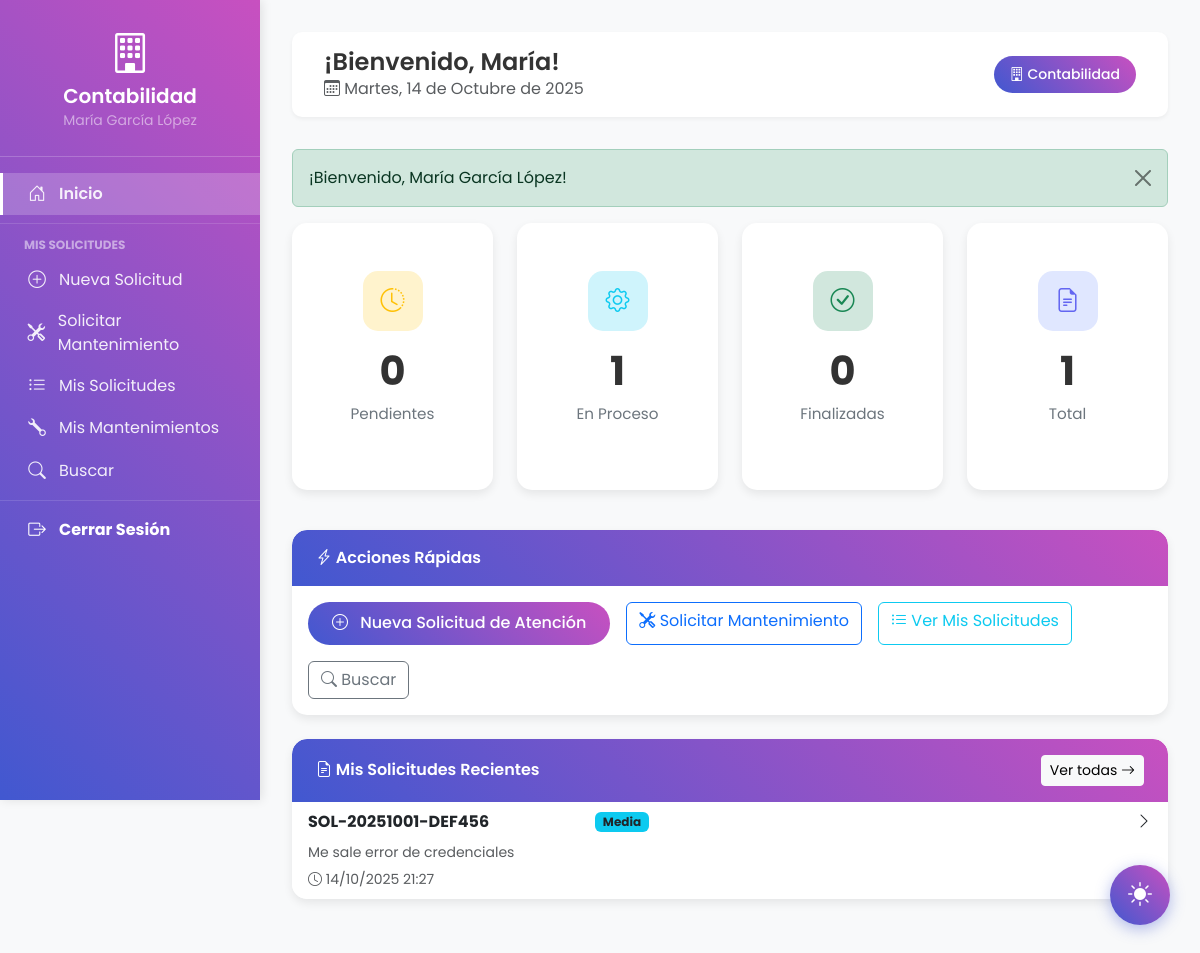
Page /dashboard/departamento.php (signed in) on the committed database.
### tables this page shows
CREATE TABLE solicitudes_atencion (
    id INT PRIMARY KEY AUTO_INCREMENT,
    folio VARCHAR(50) NOT NULL UNIQUE,
    usuario_id INT NOT NULL,
    departamento VARCHAR(50) NOT NULL,
    tipo_problema VARCHAR(100) NULL,
    asunto VARCHAR(255) NOT NULL,
    descripcion TEXT NOT NULL,
    prioridad ENUM('baja', 'media', 'alta', 'urgente') DEFAULT 'media',
    estado ENUM('pendiente', 'en_proceso', 'finalizada', 'cancelada') DEFAULT 'pendiente',
    tecnico_asignado INT NULL,
    observaciones_tecnico TEXT NULL,
    fecha_creacion DATETIME DEFAULT CURRENT_TIMESTAMP,
    fecha_actualizacion DATETIME DEFAULT CURRENT_TIMESTAMP ON UPDATE CURRENT_TIMESTAMP,
    fecha_finalizacion DATETIME NULL,
    FOREIGN KEY (usuario_id) REFERENCES usuarios(id),
    FOREIGN KEY (tecnico_asignado) REFERENCES usuarios(id),
    INDEX idx_folio (folio),
    INDEX idx_usuario (usuario_id),
    INDEX idx_departamento (departamento),
    INDEX idx_estado (estado),
    INDEX idx_fecha_creacion (fecha_creacion)
);

### dashboard/departamento.php (the view, shortened to what this page needs)
<?php
$nombre_usuario = $_SESSION['nombre_completo'];
$departamento = $_SESSION['departamento_nombre'];
$usuario_id = $_SESSION['usuario_id'];
$stats = [
    'pendientes' => 0,
    'en_proceso' => 0,
    'finalizadas' => 0,
    'total' => 0
];
try {
    $pdo = conectarDB();
    $stmt = $pdo->prepare("
        SELECT estado, COUNT(*) as total
        FROM solicitudes_atencion
        WHERE usuario_id = ?
        GROUP BY estado
    ");
    $stmt->execute([$usuario_id]);
    while ($row = $stmt->fetch()) {
        if ($row['estado'] == 'pendiente') {
            $stats['pendientes'] = $row['total'];
        } elseif ($row['estado'] == 'en_proceso') {
            $stats['en_proceso'] = $row['total'];
        } elseif ($row['estado'] == 'finalizada') {
            $stats['finalizadas'] = $row['total'];
        }
    }
    $stats['total'] = $stats['pendientes'] + $stats['en_proceso'] + $stats['finalizadas'];
    $stmt = $pdo->prepare("
        SELECT folio, descripcion, fecha_creacion, estado, prioridad
        FROM solicitudes_atencion
        WHERE usuario_id = ?
        ORDER BY fecha_creacion DESC
        LIMIT 5
    ");
    $stmt->execute([$usuario_id]);
    $solicitudes_recientes = $stmt->fetchAll();
} catch (Exception $e) {
    $solicitudes_recientes = [];
}
?>
<!DOCTYPE html>
<html lang="es">
<head>
    <link href="https://cdn.jsdelivr.net/npm/bootstrap@5.3.2/dist/css/bootstrap.min.css" rel="stylesheet">
    <link rel="stylesheet" href="https://cdn.jsdelivr.net/npm/bootstrap-icons@1.11.1/font/bootstrap-icons.css">
    <link rel="stylesheet" href="<?php echo URL_BASE; ?>assets/css/dashboard.css">
    <link rel="stylesheet" href="<?php echo URL_BASE; ?>assets/css/formularios.css">
</head>
<body>
    <div class="dashboard-container">
        <aside class="sidebar">
            <div class="sidebar-header">
                <i class="bi bi-building text-white fs-1 mb-2"></i>
                <h4><?php echo htmlspecialchars($departamento); ?></h4>
                <small class="text-white-50"><?php echo htmlspecialchars($nombre_usuario); ?></small>
            </div>
            <nav class="sidebar-nav">
                <ul class="nav flex-column">
                    <li class="nav-item">
                        <a class="nav-link active" href="<?php echo URL_BASE; ?>dashboard/departamento.php">
                            <i class="bi bi-house-door"></i> Inicio
                        </a>
                    </li>
                    <hr class="text-white-50 my-2">
                    <small class="text-white-50 px-3 fw-bold">MIS SOLICITUDES</small>
                    <li class="nav-item">
                        <a class="nav-link" href="#" data-bs-toggle="modal" data-bs-target="#modalNuevaSolicitud">
                            <i class="bi bi-plus-circle"></i> Nueva Solicitud
                        </a>
                    </li>
                    <li class="nav-item">
                        <a class="nav-link" href="<?php echo URL_BASE; ?>solicitudes/crear_mantenimiento.php">
                            <i class="bi bi-tools"></i> Solicitar Mantenimiento
                        </a>
                    </li>
                    <li class="nav-item">
                        <a class="nav-link" href="<?php echo URL_BASE; ?>solicitudes/listar.php">
                            <i class="bi bi-list-ul"></i> Mis Solicitudes
                        </a>
                    </li>
                    <li class="nav-item">
                        <a class="nav-link" href="<?php echo URL_BASE; ?>solicitudes/listar_mantenimientos.php">
                            <i class="bi bi-wrench"></i> Mis Mantenimientos
                        </a>
                    </li>
                    <li class="nav-item">
                        <a class="nav-link" href="<?php echo URL_BASE; ?>solicitudes/buscar.php">
                            <i class="bi bi-search"></i> Buscar
                        </a>
                    </li>
                    <hr class="text-white-50 my-3">
                    <li class="nav-item">
                        <a class="nav-link text-white fw-bold" href="<?php echo URL_BASE; ?>auth/logout.php">
                            <i class="bi bi-box-arrow-right"></i> Cerrar Sesión
                        </a>
                    </li>
                </ul>
            </nav>
        </aside>
        <main class="main-content">
            <div class="content-wrapper">
                <div class="top-navbar d-flex justify-content-between align-items-center">
                    <div>
                        <h2 class="welcome-text">¡Bienvenido, <?php echo htmlspecialchars(explode(' ', $nombre_usuario)[0]); ?>!</h2>
                        <p class="text-muted mb-0">
                            <i class="bi bi-calendar3"></i>
                            <?php echo obtener_fecha_actual_espanol(); ?>
                        </p>
                    </div>
                    <div class="user-info">
                        <span class="user-badge">
                            <i class="bi bi-building"></i>
                            <?php echo htmlspecialchars($departamento); ?>
                        </span>
                    </div>
                </div>
                <?php echo mostrar_alerta(); ?>
                <div class="row mb-4 fade-in">
                    <div class="col-md-3 mb-3">
                        <div class="card card-custom card-stats">
                            <div class="card-body">
                                <div class="icon-box icon-box-warning mx-auto mb-3">
                                    <i class="bi bi-clock-history"></i>
                                </div>
                                <h2 class="stats-number"><?php echo $stats['pendientes']; ?></h2>
                                <p class="stats-label">Pendientes</p>
                            </div>
                        </div>
                    </div>
                    <div class="col-md-3 mb-3">
                        <div class="card card-custom card-stats">
                            <div class="card-body">
                                <div class="icon-box icon-box-info mx-auto mb-3">
                                    <i class="bi bi-gear"></i>
                                </div>
                                <h2 class="stats-number"><?php echo $stats['en_proceso']; ?></h2>
                                <p class="stats-label">En Proceso</p>
                            </div>
                        </div>
                    </div>
                    <div class="col-md-3 mb-3">
                        <div class="card card-custom card-stats">
                            <div class="card-body">
                                <div class="icon-box icon-box-success mx-auto mb-3">
                                    <i class="bi bi-check-circle"></i>
                                </div>
                                <h2 class="stats-number"><?php echo $stats['finalizadas']; ?></h2>
                                <p class="stats-label">Finalizadas</p>
                            </div>
                        </div>
                    </div>
                    <div class="col-md-3 mb-3">
                        <div class="card card-custom card-stats">
                            <div class="card-body">
                                <div class="icon-box mx-auto mb-3" style="background: #e0e7ff; color: #6366f1;">
                                    <i class="bi bi-file-earmark-text"></i>
                                </div>
                                <h2 class="stats-number"><?php echo $stats['total']; ?></h2>
                                <p class="stats-label">Total</p>
                            </div>
                        </div>
                    </div>
                </div>
                <div class="row mb-4">
                    <div class="col-12">
                        <div class="card card-custom">
                            <div class="card-header">
                                <i class="bi bi-lightning-charge"></i> Acciones Rápidas
                            </div>
                            <div class="card-body">
                                <div class="d-flex flex-wrap gap-3">
                                    <a href="#" class="btn btn-gradient" data-bs-toggle="modal" data-bs-target="#modalNuevaSolicitud">
                                        <i class="bi bi-plus-circle"></i> Nueva Solicitud de Atención
                                    </a>
                                    <a href="<?php echo URL_BASE; ?>solicitudes/crear_mantenimiento.php" class="btn btn-outline-primary">
                                        <i class="bi bi-tools"></i> Solicitar Mantenimiento
                                    </a>
                                    <a href="<?php echo URL_BASE; ?>solicitudes/listar.php" class="btn btn-outline-info">
                                        <i class="bi bi-list-ul"></i> Ver Mis Solicitudes
                                    </a>
                                    <a href="<?php echo URL_BASE; ?>solicitudes/buscar.php" class="btn btn-outline-secondary">
                                        <i class="bi bi-search"></i> Buscar
                                    </a>
                                </div>
                            </div>
                        </div>
                    </div>
                </div>
                <div class="row">
                    <div class="col-12 mb-4">
                        <div class="card card-custom">
                            <div class="card-header d-flex justify-content-between align-items-center">
                                <span><i class="bi bi-file-earmark-text"></i> Mis Solicitudes Recientes</span>
                                <a href="<?php echo URL_BASE; ?>solicitudes/listar.php" class="btn btn-sm btn-light">
                                    Ver todas <i class="bi bi-arrow-right"></i>
                                </a>
                            </div>
                            <div class="card-body p-0">
                                <?php if (empty($solicitudes_recientes)): ?>
                                <div class="text-center py-5">
                                    <i class="bi bi-inbox fs-1 text-muted"></i>
                                    <p class="text-muted mt-3 mb-0">No tienes solicitudes</p>
                                    <a href="#" class="btn btn-gradient mt-3" data-bs-toggle="modal" data-bs-target="#modalNuevaSolicitud">
                                        <i class="bi bi-plus-circle"></i> Crear primera solicitud
                                    </a>
                                </div>
                                <?php else: ?>
                                <div class="list-group list-group-flush">
                                    <?php foreach ($solicitudes_recientes as $solicitud): ?>
                                    <a href="<?php echo URL_BASE; ?>solicitudes/ver.php?folio=<?php echo urlencode($solicitud['folio']); ?>"
                                       class="list-group-item list-group-item-action">
                                        <div class="d-flex justify-content-between align-items-start">
                                            <div class="flex-grow-1">
                                                <div class="d-flex align-items-center mb-2">
                                                    <strong class="me-3"><?php echo htmlspecialchars($solicitud['folio']); ?></strong>
                                                    <span class="badge badge-<?php echo $solicitud['estado']; ?>">
                                                    </span>
                                                    <span class="badge ms-2 <?php
                                                        if ($solicitud['prioridad'] == 'critica') echo 'bg-danger';
                                                        elseif ($solicitud['prioridad'] == 'alta') echo 'bg-warning text-dark';
                                                        elseif ($solicitud['prioridad'] == 'media') echo 'bg-info text-dark';
                                                        else echo 'bg-secondary';
                                                    ?>">
                                                        <?php echo ucfirst($solicitud['prioridad']); ?>
                                                    </span>
                                                </div>
                                                <p class="mb-1 text-muted small">
                                                    <?php
                                                    $desc = htmlspecialchars($solicitud['descripcion']);
                                                    echo strlen($desc) > 100 ? substr($desc, 0, 100) . '...' : $desc;
                                                    ?>
                                                </p>
                                                <small class="text-muted">
                                                    <i class="bi bi-clock"></i>
                                                    <?php echo formatear_fecha($solicitud['fecha_creacion'], true); ?>
                                                </small>
                                            </div>
                                            <div>
                                                <i class="bi bi-chevron-right"></i>
                                            </div>
                                        </div>
                                    </a>
                                    <?php endforeach; ?>
                                </div>
                                <?php endif; ?>
                            </div>
                        </div>
                    </div>
                </div>
            </div>
        </main>
    </div>
    <button class="theme-toggle-float" id="themeToggle" aria-label="Cambiar tema">
        <span class="icon-sun"><i class="bi bi-sun-fill"></i></span>
    </button>
</body>
</html>

### rows in the picture
solicitudes_atencion: folio "SOL-20251001-DEF456", prioridad "Media", descripcion "Me sale error de credenciales", fecha_creacion "14/10/2025 21:27"

### other values in the picture
$departamento "Contabilidad"
$nombre_usuario "María García López"
explode(' ', $nombre_usuario)[0] "María"
obtener_fecha_actual_espanol() "Martes, 14 de Octubre de 2025"
$alerta['mensaje'] "¡Bienvenido, María García López!"
$stats['pendientes'] "0"
$stats['en_proceso'] "1"
$stats['finalizadas'] "0"
$stats['total'] "1"
